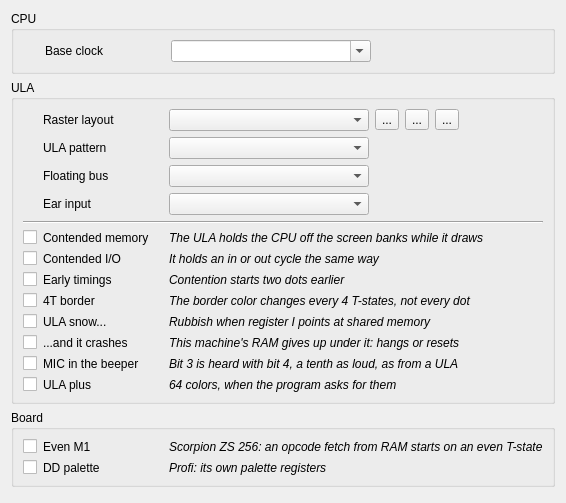
          <widget class="QWidget" name="advBox" native="true">
           <layout class="QVBoxLayout" name="verticalLayout_adv">
            <item>
             <widget class="xIconGroup" name="gbCpu">
              <property name="title">
               <string>CPU</string>
              </property>
              <layout class="QGridLayout" name="gridLayout_cpu" columnstretch="0,0,1" columnminimumwidth="22,120,0">
               <item row="0" column="1">
                <widget class="QLabel" name="nam_cpufrq">
                 <property name="toolTip">
                  <string>The crystal this board runs on. The dot clock comes
off it as well, so changing it moves the frame rate too</string>
                 </property>
                 <property name="text">
                  <string>Base clock</string>
                 </property>
                </widget>
               </item>
               <item row="0" column="2">
                <layout class="QHBoxLayout" name="hl_cbCpuFrq">
                 <item>
                <widget class="QComboBox" name="cbCpuFrq">
                 <property name="minimumSize">
                  <size>
                   <width>200</width>
                   <height>0</height>
                  </size>
                 </property>
                 <property name="editable">
                  <bool>true</bool>
                 </property>
                 <property name="toolTip">
                  <string>The crystal this board runs on. The dot clock comes
off it as well, so changing it moves the frame rate too</string>
                 </property>
                </widget>
                 </item>
                 <item>
                  <spacer name="sp_cbCpuFrq">
                   <property name="orientation">
                    <enum>Qt::Horizontal</enum>
                   </property>
                   <property name="sizeHint" stdset="0">
                    <size>
                     <width>10</width>
                     <height>20</height>
                    </size>
                   </property>
                  </spacer>
                 </item>
                </layout>
               </item>
              </layout>
             </widget>
            </item>
            <item>
             <widget class="xIconGroup" name="gbUla">
              <property name="title">
               <string>ULA</string>
              </property>
              <layout class="QGridLayout" name="gridLayout_ula" columnstretch="0,0,1" columnminimumwidth="0,120,0">
               <item row="0" column="1">
                <widget class="QLabel" name="nam_geombox">
                 <property name="toolTip">
                  <string>The frame this machine draws: how big it is,
how much border is around the screen, and
where in the frame the interrupt falls</string>
                 </property>
                 <property name="text">
                  <string>Raster layout</string>
                 </property>
                </widget>
               </item>
               <item row="0" column="2">
                <layout class="QHBoxLayout" name="hl_geombox">
                 <item>
                  <widget class="QComboBox" name="geombox">
                   <property name="toolTip">
                    <string>The frame this machine draws: how big it is,
how much border is around the screen, and
where in the frame the interrupt falls</string>
                   </property>
                   <property name="minimumSize">
                    <size>
                     <width>200</width>
                     <height>0</height>
                    </size>
                   </property>
                  </widget>
                 </item>
                 <item>
                  <widget class="QToolButton" name="layAdd">
                   <property name="toolTip">
                    <string>Add a layout</string>
                   </property>
                   <property name="text">
                    <string>...</string>
                   </property>
                   <property name="icon">
                    <iconset resource="../xpeccy.qrc">
                     <normaloff>:/images/add.png</normaloff>:/images/add.png</iconset>
                   </property>
                  </widget>
                 </item>
                 <item>
                  <widget class="QToolButton" name="layEdit">
                   <property name="toolTip">
                    <string>Edit this layout</string>
                   </property>
                   <property name="text">
                    <string>...</string>
                   </property>
                   <property name="icon">
                    <iconset resource="../xpeccy.qrc">
                     <normaloff>:/images/edit.png</normaloff>:/images/edit.png</iconset>
                   </property>
                  </widget>
                 </item>
                 <item>
                  <widget class="QToolButton" name="layDel">
                   <property name="toolTip">
                    <string>Delete this layout, or put a shipped one back</string>
                   </property>
                   <property name="text">
                    <string>...</string>
                   </property>
                   <property name="icon">
                    <iconset resource="../xpeccy.qrc">
                     <normaloff>:/images/cancel.png</normaloff>:/images/cancel.png</iconset>
                   </property>
                  </widget>
                 </item>
                 <item>
                  <spacer name="sp_geombox">
                   <property name="orientation">
                    <enum>Qt::Horizontal</enum>
                   </property>
                   <property name="sizeHint" stdset="0">
                    <size>
                     <width>10</width>
                     <height>20</height>
                    </size>
                   </property>
                  </spacer>
                 </item>
                </layout>
               </item>
               <item row="1" column="1">
                <widget class="QLabel" name="nam_cbContPattern">
                 <property name="toolTip">
                  <string>How long the ULA holds the CPU off the bus,
and over which banks: the Ferranti ULA takes
banks 1, 3, 5, 7, the Amstrad gate array
banks 4, 5, 6, 7, and the clones take none</string>
                 </property>
                 <property name="text">
                  <string>ULA pattern</string>
                 </property>
                </widget>
               </item>
               <item row="1" column="2">
                <layout class="QHBoxLayout" name="hl_cbContPattern">
                 <item>
                  <widget class="QComboBox" name="cbContPattern">
                   <property name="toolTip">
                    <string>How long the ULA holds the CPU off the bus,
and over which banks: the Ferranti ULA takes
banks 1, 3, 5, 7, the Amstrad gate array
banks 4, 5, 6, 7, and the clones take none</string>
                   </property>
                   <property name="minimumSize">
                    <size>
                     <width>200</width>
                     <height>0</height>
                    </size>
                   </property>
                  </widget>
                 </item>
                 <item>
                  <spacer name="sp_cbContPattern">
                   <property name="orientation">
                    <enum>Qt::Horizontal</enum>
                   </property>
                   <property name="sizeHint" stdset="0">
                    <size>
                     <width>10</width>
                     <height>20</height>
                    </size>
                   </property>
                  </spacer>
                 </item>
                </layout>
               </item>
               <item row="2" column="1">
                <widget class="QLabel" name="nam_cbFloatBus">
                 <property name="toolTip">
                  <string>What a port nothing answers reads back: the byte
the ULA is fetching for the screen, which is how
a program can follow the beam. The clones have
no such bus, only a port #FF that gives the
attribute of the cell being shown.</string>
                 </property>
                 <property name="text">
                  <string>Floating bus</string>
                 </property>
                </widget>
               </item>
               <item row="2" column="2">
                <layout class="QHBoxLayout" name="hl_cbFloatBus">
                 <item>
                  <widget class="QComboBox" name="cbFloatBus">
                   <property name="toolTip">
                    <string>What a port nothing answers reads back: the byte
the ULA is fetching for the screen, which is how
a program can follow the beam. The clones have
no such bus, only a port #FF that gives the
attribute of the cell being shown.</string>
                   </property>
                   <property name="minimumSize">
                    <size>
                     <width>200</width>
                     <height>0</height>
                    </size>
                   </property>
                  </widget>
                 </item>
                 <item>
                  <spacer name="sp_cbFloatBus">
                   <property name="orientation">
                    <enum>Qt::Horizontal</enum>
                   </property>
                   <property name="sizeHint" stdset="0">
                    <size>
                     <width>10</width>
                     <height>20</height>
                    </size>
                   </property>
                  </spacer>
                 </item>
                </layout>
               </item>
               <item row="3" column="1">
                <widget class="QLabel" name="nam_cbEarBack">
                 <property name="toolTip">
                  <string>What bit 6 of port #FE reads back with no tape playing:
issue 3 - bit 4 of the last OUT #FE
issue 2 - bit 4 or bit 3 of it
none - nothing comes back (+2A, +3)</string>
                 </property>
                 <property name="text">
                  <string>Ear input</string>
                 </property>
                </widget>
               </item>
               <item row="3" column="2">
                <layout class="QHBoxLayout" name="hl_cbEarBack">
                 <item>
                  <widget class="QComboBox" name="cbEarBack">
                   <property name="toolTip">
                    <string>What bit 6 of port #FE reads back with no tape playing:
issue 3 - bit 4 of the last OUT #FE
issue 2 - bit 4 or bit 3 of it
none - nothing comes back (+2A, +3)</string>
                   </property>
                   <property name="minimumSize">
                    <size>
                     <width>200</width>
                     <height>0</height>
                    </size>
                   </property>
                  </widget>
                 </item>
                 <item>
                  <spacer name="sp_cbEarBack">
                   <property name="orientation">
                    <enum>Qt::Horizontal</enum>
                   </property>
                   <property name="sizeHint" stdset="0">
                    <size>
                     <width>10</width>
                     <height>20</height>
                    </size>
                   </property>
                  </spacer>
                 </item>
                </layout>
               </item>
               <item row="4" column="0" colspan="3">
                <widget class="Line" name="advline_1">
                 <property name="orientation">
                  <enum>Qt::Horizontal</enum>
                 </property>
                </widget>
               </item>
               <item row="5" column="0">
                <widget class="QCheckBox" name="contMem">
                 <property name="text">
                  <string/>
                 </property>
                </widget>
               </item>
               <item row="5" column="1">
                <widget class="QLabel" name="nam_contMem">
                 <property name="text">
                  <string>Contended memory</string>
                 </property>
                </widget>
               </item>
               <item row="5" column="2">
                <widget class="QLabel" name="lab_contMem">
                 <property name="font">
                  <font>
                   <italic>true</italic>
                  </font>
                 </property>
                 <property name="text">
                  <string>The ULA holds the CPU off the screen banks while it draws</string>
                 </property>
                </widget>
               </item>
               <item row="6" column="0">
                <widget class="QCheckBox" name="contIO">
                 <property name="text">
                  <string/>
                 </property>
                </widget>
               </item>
               <item row="6" column="1">
                <widget class="QLabel" name="nam_contIO">
                 <property name="text">
                  <string>Contended I/O</string>
                 </property>
                </widget>
               </item>
               <item row="6" column="2">
                <widget class="QLabel" name="lab_contIO">
                 <property name="font">
                  <font>
                   <italic>true</italic>
                  </font>
                 </property>
                 <property name="text">
                  <string>It holds an in or out cycle the same way</string>
                 </property>
                </widget>
               </item>
               <item row="7" column="0">
                <widget class="QCheckBox" name="cbEarlyTiming">
                 <property name="text">
                  <string/>
                 </property>
                </widget>
               </item>
               <item row="7" column="1">
                <widget class="QLabel" name="nam_cbEarlyTiming">
                 <property name="text">
                  <string>Early timings</string>
                 </property>
                </widget>
               </item>
               <item row="7" column="2">
                <widget class="QLabel" name="lab_cbEarlyTiming">
                 <property name="font">
                  <font>
                   <italic>true</italic>
                  </font>
                 </property>
                 <property name="text">
                  <string>Contention starts two dots earlier</string>
                 </property>
                </widget>
               </item>
               <item row="8" column="0">
                <widget class="QCheckBox" name="border4T">
                 <property name="text">
                  <string/>
                 </property>
                </widget>
               </item>
               <item row="8" column="1">
                <widget class="QLabel" name="nam_border4T">
                 <property name="text">
                  <string>4T border</string>
                 </property>
                </widget>
               </item>
               <item row="8" column="2">
                <widget class="QLabel" name="lab_border4T">
                 <property name="font">
                  <font>
                   <italic>true</italic>
                  </font>
                 </property>
                 <property name="text">
                  <string>The border color changes every 4 T-states, not every dot</string>
                 </property>
                </widget>
               </item>
               <item row="9" column="0">
                <widget class="QCheckBox" name="cbSnow">
                 <property name="text">
                  <string/>
                 </property>
                </widget>
               </item>
               <item row="9" column="1">
                <widget class="QLabel" name="nam_cbSnow">
                 <property name="text">
                  <string>ULA snow...</string>
                 </property>
                </widget>
               </item>
               <item row="9" column="2">
                <widget class="QLabel" name="lab_cbSnow">
                 <property name="font">
                  <font>
                   <italic>true</italic>
                  </font>
                 </property>
                 <property name="text">
                  <string>Rubbish when register I points at shared memory</string>
                 </property>
                </widget>
               </item>
               <item row="10" column="0">
                <widget class="QCheckBox" name="cbSnowCrash">
                 <property name="text">
                  <string/>
                 </property>
                </widget>
               </item>
               <item row="10" column="1">
                <widget class="QLabel" name="nam_cbSnowCrash">
                 <property name="text">
                  <string>...and it crashes</string>
                 </property>
                </widget>
               </item>
               <item row="10" column="2">
                <widget class="QLabel" name="lab_cbSnowCrash">
                 <property name="font">
                  <font>
                   <italic>true</italic>
                  </font>
                 </property>
                 <property name="text">
                  <string>This machine's RAM gives up under it: hangs or resets</string>
                 </property>
                </widget>
               </item>
               <item row="11" column="0">
                <widget class="QCheckBox" name="cbBeepMic">
                 <property name="text">
                  <string/>
                 </property>
                </widget>
               </item>
               <item row="11" column="1">
                <widget class="QLabel" name="nam_cbBeepMic">
                 <property name="text">
                  <string>MIC in the beeper</string>
                 </property>
                </widget>
               </item>
               <item row="11" column="2">
                <widget class="QLabel" name="lab_cbBeepMic">
                 <property name="font">
                  <font>
                   <italic>true</italic>
                  </font>
                 </property>
                 <property name="text">
                  <string>Bit 3 is heard with bit 4, a tenth as loud, as from a ULA</string>
                 </property>
                </widget>
               </item>
               <item row="12" column="0">
                <widget class="QCheckBox" name="ulaPlus">
                 <property name="text">
                  <string/>
                 </property>
                </widget>
               </item>
               <item row="12" column="1">
                <widget class="QLabel" name="nam_ulaPlus">
                 <property name="text">
                  <string>ULA plus</string>
                 </property>
                </widget>
               </item>
               <item row="12" column="2">
                <widget class="QLabel" name="lab_ulaPlus">
                 <property name="font">
                  <font>
                   <italic>true</italic>
                  </font>
                 </property>
                 <property name="text">
                  <string>64 colors, when the program asks for them</string>
                 </property>
                </widget>
               </item>
              </layout>
             </widget>
            </item>
            <item>
             <widget class="xIconGroup" name="gbBoard">
              <property name="title">
               <string>Board</string>
              </property>
              <layout class="QGridLayout" name="gridLayout_board" columnstretch="0,0,1" columnminimumwidth="0,120,0">
               <item row="0" column="0">
                <widget class="QCheckBox" name="scrpwait">
                 <property name="text">
                  <string/>
                 </property>
                </widget>
               </item>
               <item row="0" column="1">
                <widget class="QLabel" name="nam_scrpwait">
                 <property name="text">
                  <string>Even M1</string>
                 </property>
                </widget>
               </item>
               <item row="0" column="2">
                <widget class="QLabel" name="lab_scrpwait">
                 <property name="font">
                  <font>
                   <italic>true</italic>
                  </font>
                 </property>
                 <property name="text">
                  <string>Scorpion ZS 256: an opcode fetch from RAM starts on an even T-state</string>
                 </property>
                </widget>
               </item>
               <item row="1" column="0">
                <widget class="QCheckBox" name="cbDDp">
                 <property name="text">
                  <string/>
                 </property>
                </widget>
               </item>
               <item row="1" column="1">
                <widget class="QLabel" name="nam_cbDDp">
                 <property name="text">
                  <string>DD palette</string>
                 </property>
                </widget>
               </item>
               <item row="1" column="2">
                <widget class="QLabel" name="lab_cbDDp">
                 <property name="font">
                  <font>
                   <italic>true</italic>
                  </font>
                 </property>
                 <property name="text">
                  <string>Profi: its own palette registers</string>
                 </property>
                </widget>
               </item>
              </layout>
             </widget>
            </item>
            <item>
             <spacer name="verticalSpacer_adv">
              <property name="orientation">
               <enum>Qt::Vertical</enum>
              </property>
              <property name="sizeHint" stdset="0">
               <size>
                <width>20</width>
                <height>5</height>
               </size>
              </property>
             </spacer>
            </item>
           </layout>
          </widget>
